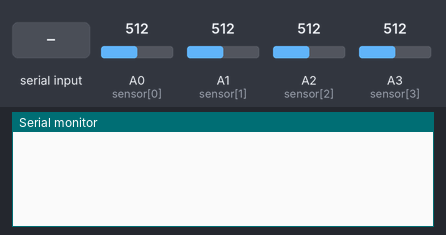
A sketch run on a simulated Arduino Uno, built with avr-gcc and run on an emulated ATmega328P. Parts: the last lines printed to the serial monitor. The inputs (shaded band) are chosen by the test bench; at power-on: A0 (sensor[0]) = 512, A1 (sensor[1]) = 512, A2 (sensor[2]) = 512, A3 (sensor[3]) = 512.

Above: at 1.2 s.
1.3 s: "start" received over Serial
At 1.57 s:
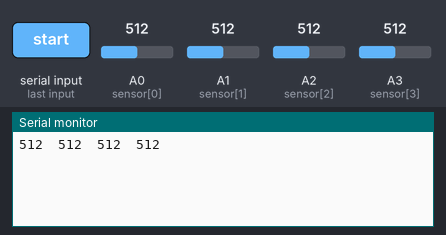
3.3 s: A0 (sensor[0]) set to 716
At 3.5 s:
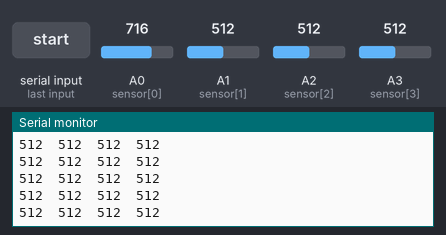
4.8 s: A1 (sensor[1]) set to 716
At 4.95 s:
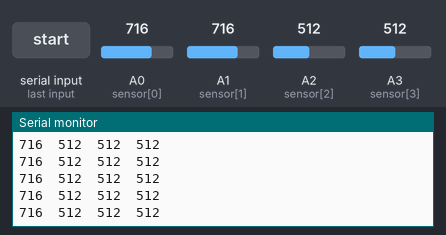
6.3 s: A2 (sensor[2]) set to 716
At 6.4 s:
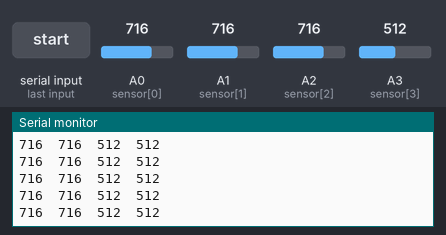
7.8 s: A3 (sensor[3]) set to 716
At 7.85 s:
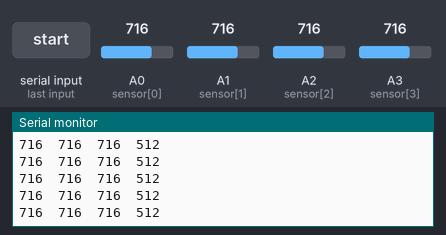
9.3 s: A0 (sensor[0]) set to 992
At 9.3 s:
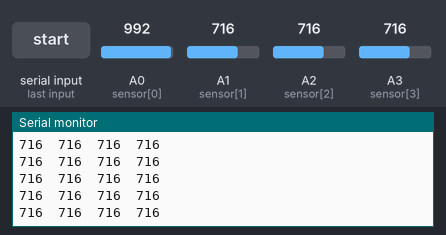
Timing chart, 0 to 11.8 s (numbered marks = the images above; inputs shaded):
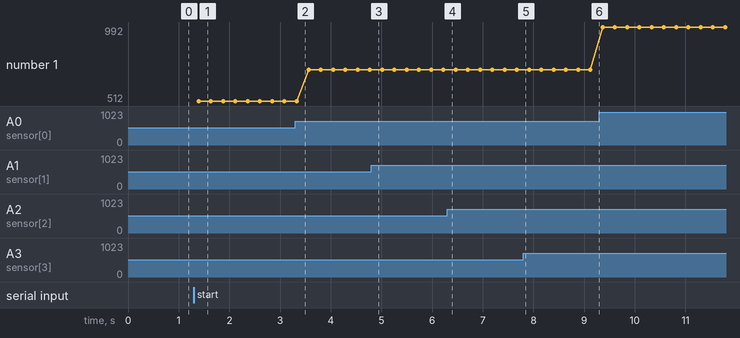

Measured:
- after the input at 1.3 s, the serial monitor: prints a new line after 0.09 s (image 1)
- plotted number 1: 512 → 716 after the input at 3.3 s, 716 → 992 after the input at 9.3 s

The sketch:

analog_sensor_test_serial.ino
```cpp
int sensor[] = {A0, A1, A2, A3};
int sensorValue[] = {0, 0, 0, 0};
String readString;
int running = 0;

void setup() {
  Serial.begin(9600);
}

void loop() {
  while (Serial.available()) {
    delay(10);
    if (Serial.available() >0) {
      char c = Serial.read();
      readString += c;
    }
  }
  if (readString.length() >0) {
    if (readString == "start") {
      running = 1;
    }
    else if (readString == "stop") {
      running = 0;
    }
  }
  readString="";
  if (running == HIGH) {
    runtest();
  }
}

void runtest() {
  for (int i = 0; i < 4; i++) {
    sensorValue[i] = analogRead(sensor[i]);
    delay(5);
    sensorValue[i] = analogRead(sensor[i]);
    delay(5);
  }
  for (int i = 0; i < 3; i++) {
    Serial.print(sensorValue[i]);
    Serial.print("\t");
  }
  Serial.println(sensorValue[3]);
  delay(200);
}
```
